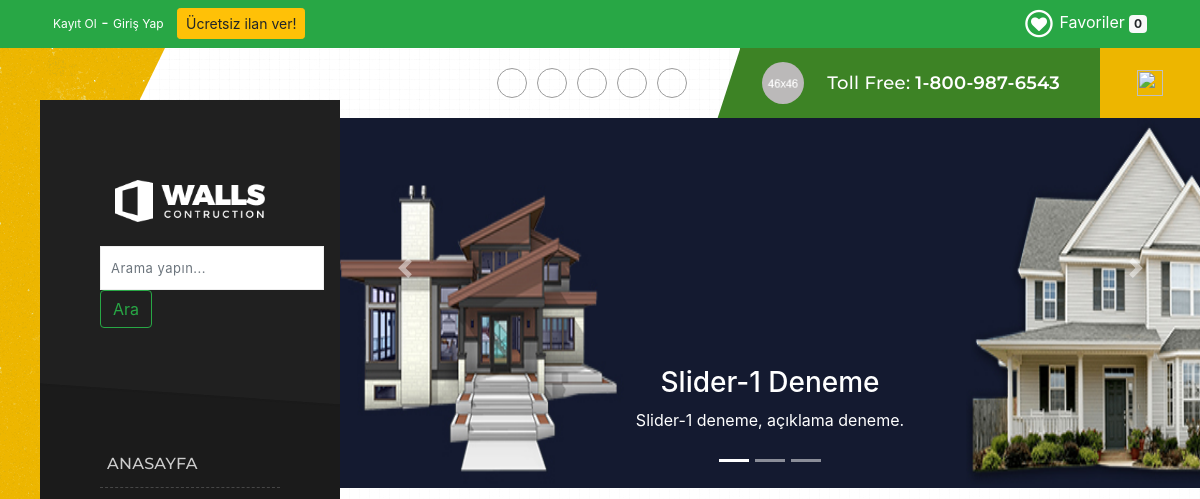
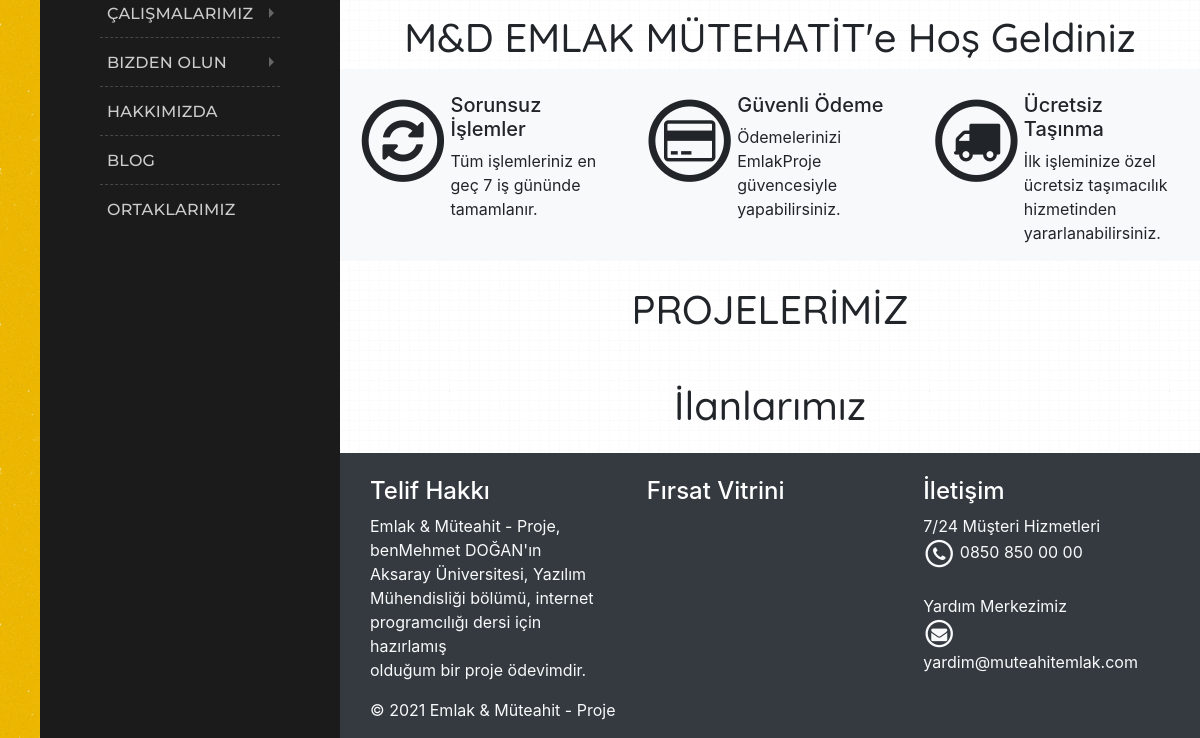
Before: / with the older database file (2 pictures, top to bottom).
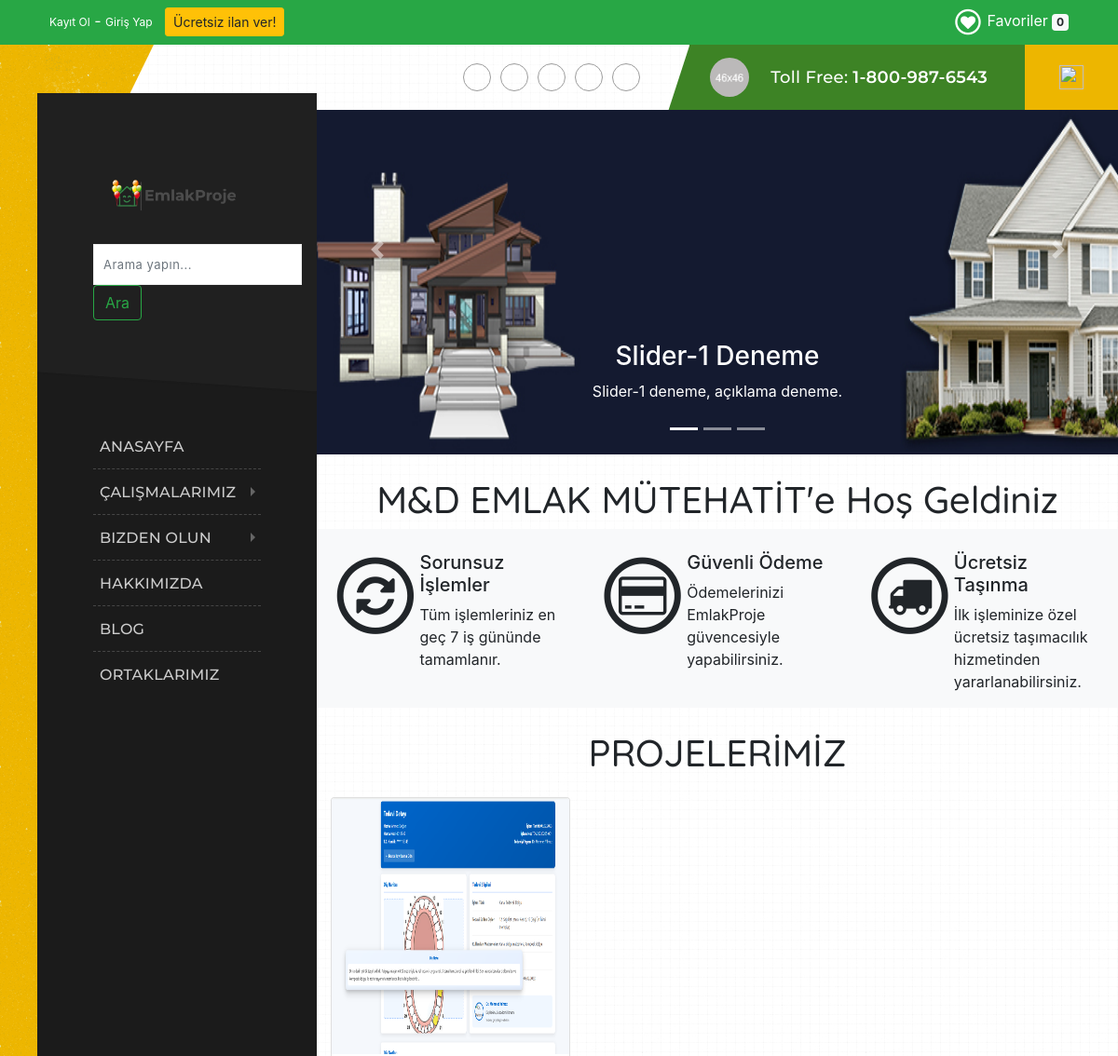
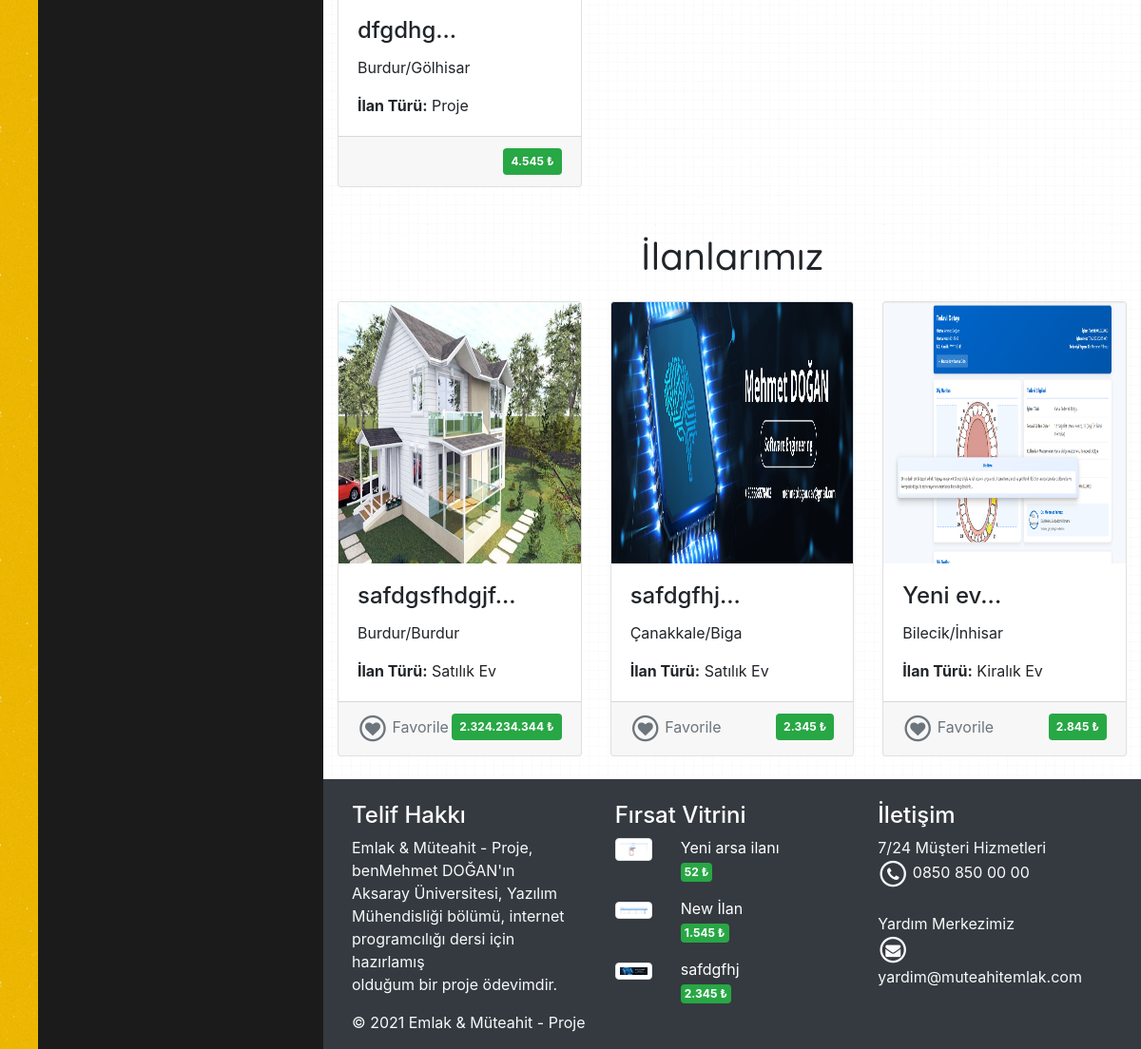
After: the same page with the newer database file (2 pictures, top to bottom).
### tables this page shows
CREATE TABLE `logo` (
  `logo_id` int NOT NULL,
  `logo_aciklama` varchar(50) NOT NULL,
  `logo_baglanti` varchar(500) NOT NULL,
  `logo_k_durum` int NOT NULL
);

CREATE TABLE `slider` (
  `slider_id` int NOT NULL,
  `slider_baslik` varchar(50) NOT NULL,
  `slider_aciklama` varchar(100) NOT NULL,
  `slider_baglanti` varchar(100) NOT NULL,
  `slider_k_durum` varchar(1) NOT NULL
);

CREATE TABLE `projeler` (
  `id` int NOT NULL,
  `urunadi` varchar(128) NOT NULL,
  `il_id` int NOT NULL,
  `ilce_id` int NOT NULL,
  `evarsa_id` int NOT NULL,
  `aciklama` text NOT NULL,
  `fiyat` double NOT NULL,
  `giris_tarihi` datetime NOT NULL,
  `dzltm_tarihi` timestamp NOT NULL DEFAULT CURRENT_TIMESTAMP ON UPDATE CURRENT_TIMESTAMP,
  `resim` varchar(128) DEFAULT NULL,
  `resim_iki` varchar(128) NOT NULL,
  `resim_uc` varchar(128) NOT NULL,
  `resim_dort` varchar(128) NOT NULL,
  `kategori_id` int DEFAULT NULL,
  `onay` varchar(1) NOT NULL DEFAULT '0'
);

CREATE TABLE `il` (
  `id` int NOT NULL,
  `sehir` varchar(50) DEFAULT NULL
);

CREATE TABLE `ilce` (
  `id` int NOT NULL,
  `ilce` varchar(55) DEFAULT NULL,
  `il_id` int NOT NULL
);

CREATE TABLE `evarsa` (
  `id` int NOT NULL,
  `ilanTuru` varchar(50) NOT NULL
);

CREATE TABLE `urunler` (
  `id` int NOT NULL,
  `urunadi` varchar(128) NOT NULL,
  `il_id` int NOT NULL,
  `ilce_id` int NOT NULL,
  `evarsa_id` int NOT NULL,
  `aciklama` text NOT NULL,
  `fiyat` double NOT NULL,
  `giris_tarihi` datetime NOT NULL,
  `dzltm_tarihi` timestamp NOT NULL DEFAULT CURRENT_TIMESTAMP ON UPDATE CURRENT_TIMESTAMP,
  `resim` varchar(128) DEFAULT NULL,
  `resim_iki` varchar(128) NOT NULL,
  `resim_uc` varchar(128) NOT NULL,
  `resim_dort` varchar(128) NOT NULL,
  `kategori_id` int DEFAULT NULL,
  `onay` varchar(1) NOT NULL DEFAULT '0'
);

CREATE TABLE `kategoriler` (
  `id` int NOT NULL,
  `kategoriadi` varchar(128) NOT NULL,
  `aciklama` text NOT NULL
);

### index.php (the view, shortened to what the rows shown need)
<?php include "header.php";
try {
	$sorgu = "SELECT * FROM slider WHERE slider_k_durum='1'";
	$stmt = $con->prepare($sorgu);
	$stmt->execute();
	$sorgu2 = "SELECT * FROM slider WHERE slider_k_durum='2'";
	$stmt2 = $con->prepare($sorgu2);
	$stmt2->execute();
	$sorgu3 = "SELECT * FROM slider WHERE slider_k_durum='3'";
	$stmt3 = $con->prepare($sorgu3);
	$stmt3->execute();
	$sayi = $stmt->rowCount() + $stmt2->rowCount() + $stmt3->rowCount();
	$sayi1 = $stmt->rowCount();
}
catch (PDOException $exception) {
	die('HATA: ' . $exception->getMessage());
}
if ($sayi > 0) {
?>
	<div id="carouselExampleIndicators" class="carousel slide d-none d-sm-block" dataride="carousel">
		<div class="carousel-inner">
			<?php
			if ($sayi1 > 0) {
				while ($kayit = $stmt->fetch(PDO::FETCH_ASSOC)) {
					extract($kayit);
			?>
					<div class="carousel-item active">
						<img class="d-block w-100" height="370" src="content/images/<?php echo "{$slider_baglanti}"; ?>">
						<div class="carousel-caption d-none d-md-block">
							<h3><?php echo "{$slider_baslik}"; ?></h3>
							<p><?php echo "{$slider_aciklama}"; ?></p>
						</div>
					</div>
				<?php
				}
			}
				?>
		</div>
	</div>
<?php
}
else {
	echo "<div class='alert alert-danger'>HATA: Sisteme kayıtlı herhangi bir slider görünmüyor yada geçici bir süreliğine gösterimi durdurulmuş...</div>";
}
?>
<div class="container pt-4">
	<h1 class="text-center baslik">M&D EMLAK MÜTEHATİT'e Hoş Geldiniz</h1>
	<h1 class="text-center baslik pt-4 pb-3">PROJELERİMİZ</h1>
	<div class="row">
		<?php
		include 'config/vtabani.php';
		$sorgu = 'SELECT projeler.*, il.sehir, ilce.ilce, evarsa.ilanTuru, kategoriler.kategoriadi
FROM projeler
LEFT JOIN il ON projeler.il_id=il.id
LEFT JOIN ilce ON projeler.ilce_id=ilce.id
LEFT JOIN evarsa ON projeler.evarsa_id=evarsa.id
LEFT JOIN kategoriler ON projeler.kategori_id=kategoriler.id
WHERE onay="1"
ORDER BY giris_tarihi desc LIMIT 0,3';
		$stmt = $con->prepare($sorgu);
		$stmt->execute();
		$veri = $stmt->fetchAll(PDO::FETCH_ASSOC);
		foreach ($veri as $kayit) { ?>
			<div class="col-md-4 mb-4">
				<div class="card">
					<a style="text-decoration:none; color:#212529;" href="projedetay.php?id=<?php echo $kayit['id'] ?>">
						<?php echo $kayit['resim'] ? "<img src='content/images/" . $kayit['resim'] . "' alt='" . $kayit['urunadi'] . "' style='width:100%;height:275px' class='card-img-top' />" : "<img src='content/images/gorsel-yok.jpg' style='width:100%;height:275px' class='card-img-top' />"; ?>
						<div class="card-body">
							<h4 class="card-title"><?php echo mb_substr($kayit['urunadi'], '0', '25', 'UTF-8') . "..."; ?></h4>
							<p class="card-text"><?php echo $kayit['sehir'] . "/" . $kayit['ilce'] ?></p>
							<p class="card-text"><?php echo "<b>İlan Türü:</b> " . $kayit['kategoriadi'] . " " . $kayit['ilanTuru'] ?></p>
						</div>
					</a>
					<div class="card-footer text-muted">
						<span class="badge badge-success p-2 float-right">
							<?php echo number_format($kayit['fiyat'], 0, ',', '.'); ?> &#8378;</span>
					</div>
				</div>
			</div>
		<?php }
		?>
	</div>
 <h1 class="text-center baslik pt-4 pb-3">İlanlarımız</h1>
 <div class="row">
		<?php
		include 'config/vtabani.php';
		$sorgu = 'SELECT urunler.*, il.sehir, ilce.ilce, evarsa.ilanTuru, kategoriler.kategoriadi
FROM urunler
LEFT JOIN il ON urunler.il_id=il.id
LEFT JOIN ilce ON urunler.ilce_id=ilce.id
LEFT JOIN evarsa ON urunler.evarsa_id=evarsa.id
LEFT JOIN kategoriler ON urunler.kategori_id=kategoriler.id
WHERE onay="1"
ORDER BY giris_tarihi desc LIMIT 0,3';
		$stmt = $con->prepare($sorgu);
		$stmt->execute();
		$veri = $stmt->fetchAll(PDO::FETCH_ASSOC);
		foreach ($veri as $kayit) { ?>
			<div class="col-md-4 mb-4">
				<div class="card">
					<a style="text-decoration:none; color:#212529;" href="projedetay.php?id=<?php echo $kayit['id'] ?>">
						<?php echo $kayit['resim'] ? "<img src='content/images/" . $kayit['resim'] . "' alt='" . $kayit['urunadi'] . "' style='width:100%;height:275px' class='card-img-top' />" : "<img src='content/images/gorsel-yok.jpg' style='width:100%;height:275px' class='card-img-top' />"; ?>
						<div class="card-body">
							<h4 class="card-title"><?php echo mb_substr($kayit['urunadi'], '0', '25', 'UTF-8') . "..."; ?></h4>
							<p class="card-text"><?php echo $kayit['sehir'] . "/" . $kayit['ilce'] ?></p>
							<p class="card-text"><?php echo "<b>İlan Türü:</b> " . $kayit['kategoriadi'] . " " . $kayit['ilanTuru'] ?></p>
						</div>
					</a>
					<div class="card-footer text-muted">
						<a href="#" class="text-secondary float-left favori-ekle" style="text-decoration:none;" id="<?php echo $kayit['id'] ?>">
							<span class="fa-stack fa-1x">
								<i class="fa fa-circle-thin fa-stack-2x"></i>
								<i class="fa fa-heart fa-stack-1x"></i>
							</span> Favorile
						</a>
						<span class="badge badge-success p-2 float-right">
							<?php echo number_format($kayit['fiyat'], 0, ',', '.'); ?> &#8378;</span>
					</div>
				</div>
			</div>
		<?php }
		?>
	</div>
</div>
<?php include "footer.php"; ?>

### header.php (shortened to what the rows shown need)
<?php
include 'config/vtabani.php';
try {
	$sorgu = "SELECT logo_baglanti FROM logo WHERE logo_k_durum=1";
	$stmt = $con->prepare($sorgu);
	$stmt->execute();
	$kayit = $stmt->fetch(PDO::FETCH_ASSOC);
	$logo_baglanti = $kayit['logo_baglanti'];
}
catch (PDOException $exception) {
	die('HATA: ' . $exception->getMessage());
}
?>
<!DOCTYPE html>
<html lang="en">
<head>
	<link rel="stylesheet" type="text/css" href="content/css/fontello.css" />
	<link rel="stylesheet" type="text/css" href="content/css/skeleton.css" />
	<link rel="stylesheet" type="text/css" href="content/css/plugins.css" />
	<link rel="stylesheet" type="text/css" href="content/css/base.css" />
	<link rel="stylesheet" type="text/css" href="content/css/main-header.css" />
	<link rel="stylesheet" href="https://stackpath.bootstrapcdn.com/bootstrap/4.1.3/css/bootstrap.min.css">
	<link rel="stylesheet" href="content/css/font-awesome-4.7.0/css/font-awesome.min.css">
	<link rel="stylesheet" type="text/css" href="content/css/style.css">
</head>
<body>
	<div class="buildify_tm_wrapper_all">
		<div class="buildify_tm_wrapper">
			<div class="buildify_tm_leftpart_wrap">
				<div class="buildify_tm_menubar">
					<div class="menu_logo">
						<a href="index.php">
							<img src="content/images/<?php echo $logo_baglanti; ?>" alt="Logo" style="width:150px; position:relative;">
						</a><br>
					</div>
				</div>
			</div>
			<div class="buildify_tm_rightpart_wrap">
				<div class="buildify_tm_rightpart">
					<div class="buildify_tm_content_wrap">
						<div class="buildify_tm_content">

### footer.php (shortened to what the rows shown need)
<link rel="stylesheet" href="content/css/font-awesome-4.7.0/css/font-awesome.min.css">
<div class="container-fluid bg-dark">
	<div class="container pt-4">
		<div class="row">
			<div class="col-md-4">
				<?php
				include 'config/vtabani.php';
				$sorgu = 'SELECT id, urunadi, fiyat, resim FROM urunler WHERE onay="1" ORDER BY fiyat LIMIT 0,3';
				$stmt = $con->prepare($sorgu);
				$stmt->execute();
				$veri = $stmt->fetchAll(PDO::FETCH_ASSOC);
				foreach ($veri as $kayit) { ?>
					<div class="row mb-3">
						<div class="col-md-3">
							<?php echo $kayit['resim'] ? "<img src='content/images/" . $kayit['resim'] . "' alt='" . $kayit['urunadi'] . "' class='img-fluid
img-thumbnail' />" : "<img src='content/images/gorsel-yok.jpg' class='img-fluid img-thumbnail' />"; ?>
						</div>
						<div class="col-md-9">
							<a href="urundetay.php?id=<?php echo $kayit['id'] ?>" class="link1">
								<p class="firsat"><?php echo $kayit['urunadi'] ?></p>
							</a>
							<span class="badge badge-success p-1">
								<?php echo number_format($kayit['fiyat'], 0, ',', '.'); ?> &#8378;</span>
						</div>
					</div>
				<?php }
				?>
			</div>
		</div>
	</div>
</div>
</body>
</html>

Changed rows visible on the page:
no longer on this page (row edited): logo: logo_baglanti (picture)
now on this page (row edited): logo: logo_baglanti (picture)
added projeler: resim (picture), urunadi "dfgdhg", il.sehir "Burdur", ilce.ilce "Gölhisar", evarsa.ilanTuru "Proje", fiyat "4.545"
added urunler: resim (picture), urunadi "safdgsfhdgjf", il.sehir "Burdur", ilce.ilce "Burdur", kategori.kategoriadi "Satılık", evarsa.ilanTuru "Ev", fiyat "2.324.234.344", shown under "İlanlarımız"
added urunler: resim (picture), urunadi "safdgfhj", il.sehir "Çanakkale", ilce.ilce "Biga", kategori.kategoriadi "Satılık", evarsa.ilanTuru "Ev", fiyat "2.345"
added urunler: resim (picture), urunadi "Yeni ev", il.sehir "Bilecik", ilce.ilce "İnhisar", kategori.kategoriadi "Kiralık", evarsa.ilanTuru "Ev", fiyat "2.845", shown under "İlanlarımız"
added urunler: resim (picture), urunadi "Yeni arsa ilanı", fiyat "52", shown under "Fırsat Vitrini"
added urunler: resim (picture), urunadi "New İlan", fiyat "1.545", shown under "Fırsat Vitrini"
